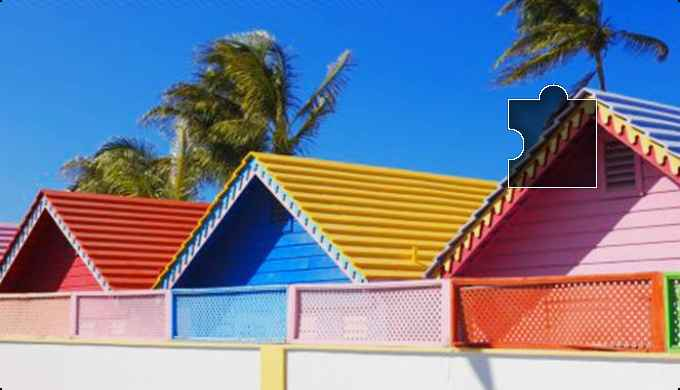
#> input picture tests/asset/bg.png, 680 x 390 px
$ python slide-solver.py ../tests/asset/bg.png ../tests/asset/slide.png
#> lines starting #> are read from the running program, lines starting #| are printed output that depends on the picture; after the words box and inside, x2 and y2 are one past the last pixel; in counts of white or black regions, pixels touching at a corner belong together
#!/usr/bin/env python3
"""
Slide Puzzle Solver — standalone CLI tool.

Matches bot.py's solve_slider() exactly:
  cv2.cvtColor(BGR2GRAY) -> cv2.Canny(gray, 100, 200) ->
  cv2.matchTemplate(TM_CCOEFF_NORMED) -> cv2.minMaxLoc()[3][0]

Usage:
  python3 slide-solver.py <bg_image_path> <slice_image_path>

Output:
  Prints a single integer (x-offset in pixels) to stdout.
  Exit code 0 on success, 1 on error (error message to stderr).
"""

import sys

def solve_slider(bg_path, slice_path):
    """Load two images, run Canny edge + NCC template match, return x-offset."""
#> called with bg_path = '../tests/asset/bg.png', slice_path = '../tests/asset/slide.png'
    import cv2

    bg_img = cv2.imread(bg_path)
#> bg_img is the input picture: shape (390, 680, 3); mean B, G, R 150.7, 127.8, 120.4
    if bg_img is None:
        raise ValueError(f"Cannot read background image: {bg_path}")

    tp_img = cv2.imread(slice_path)
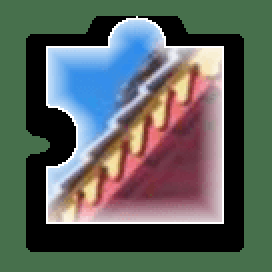
#> input picture tests/asset/slide.png, 136 x 136 px (shown 2 times larger)
#> tp_img is the input picture: shape (136, 136, 3); mean B, G, R 92.6, 98.1, 90.3
    if tp_img is None:
        raise ValueError(f"Cannot read slice image: {slice_path}")

    bg_gray = cv2.cvtColor(bg_img, cv2.COLOR_BGR2GRAY)
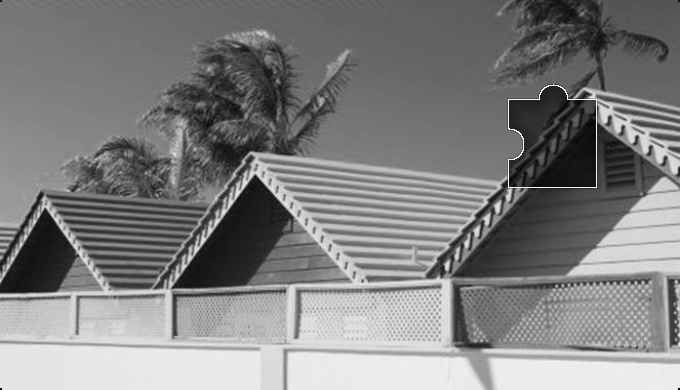
#> bg_gray: shape (390, 680); min 0, max 255, mean 128.2
    tp_gray = cv2.cvtColor(tp_img, cv2.COLOR_BGR2GRAY)
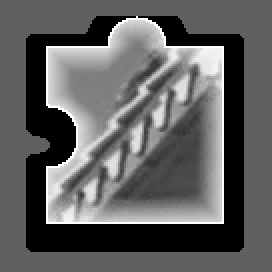
#> tp_gray: shape (136, 136) (shown 2 times larger); min 0, max 255, mean 95.3
    bg_edge = cv2.Canny(bg_gray, 100, 200)
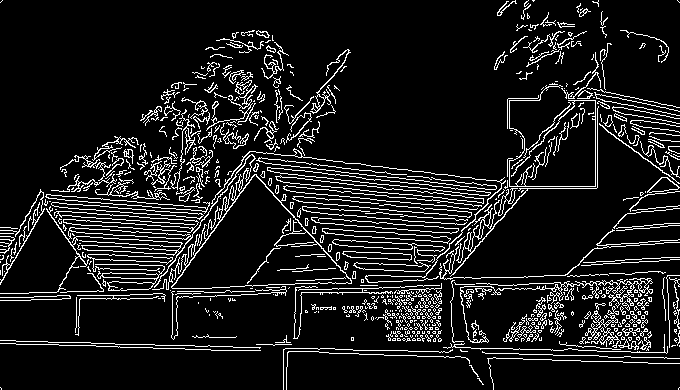
#> bg_edge: shape (390, 680); 10.6% white in thin lines or dots
    tp_edge = cv2.Canny(tp_gray, 100, 200)
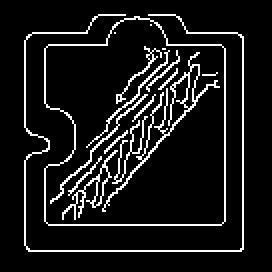
#> tp_edge: shape (136, 136) (shown 2 times larger); 9.5% white in thin lines or dots, all inside (x1, y1, x2, y2) = (12, 7, 122, 126)
    res = cv2.matchTemplate(bg_edge, tp_edge, cv2.TM_CCOEFF_NORMED)
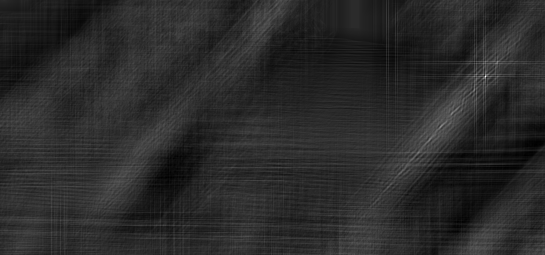
#> res: shape (255, 545) float32; min -0.0715, max 0.352, mean -0.000516; drawn with min black and max white
    _, _, _, max_loc = cv2.minMaxLoc(res)
#> max_loc = (485, 76)
    return max_loc[0]


if __name__ == '__main__':
    if len(sys.argv) != 3:
        print(f"Usage: {sys.argv[0]} <bg_image> <slice_image>", file=sys.stderr)
        sys.exit(1)

    try:
        offset = solve_slider(sys.argv[1], sys.argv[2])
#> offset = 485
        print(int(offset))
#| 485
    except Exception as e:
        print(f"Error: {e}", file=sys.stderr)
        sys.exit(1)
